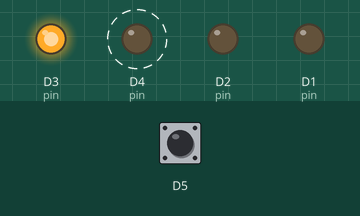
This program was run on a simulated ESP8266 (NodeMCU). Shown: output pins drawn as LEDs (lit = HIGH). Dashed ring = blinking. The test bench sets the inputs (shaded band); at power-on: D5 HIGH.

Above: at 1.2 s.
1.3 s: D5 pulled LOW for 0.15 s
At 2.8 s:
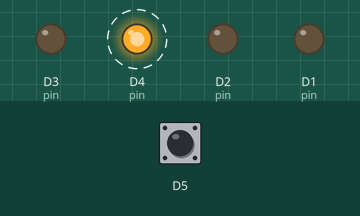
4.4 s: D5 pulled LOW for 1 s
At 8.3 s:
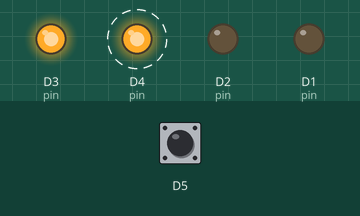
8.4 s: D5 pulled LOW for 0.15 s
At 11.4 s:
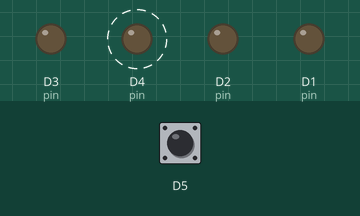
11.5 s: D5 pulled LOW for 3.2 s
Timing chart, 0 to 27.7 s (numbered marks = the images above; inputs shaded):
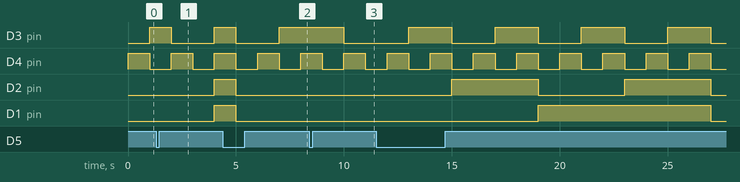

The program:

main.cpp
```cpp
/*
  Interrupt-Driven Binary Counter
  Author: Seyed Sobhan Hosseini
  Date: Wednesday, July 19, 2023, 10:18:23 AM
*/

#include <Arduino.h>

int counter = 0;
int pin;
bool state = false;
void IRAM_ATTR PUSH();

void setup(){
  Serial.begin(115200);
  pinMode(D1, OUTPUT);
  pinMode(D2, OUTPUT);
  pinMode(D3, OUTPUT);
  pinMode(D4, OUTPUT);
  pinMode(D5, INPUT_PULLUP);
  attachInterrupt(digitalPinToInterrupt(14), PUSH, FALLING);
}

void loop(){
    if(state == true){
   counter = counter - 1;
  }else{
    counter = counter + 1;
  }
    for (int i = 3; i >= 0; i--) {
        if(i == 3){
          pin = D1;
        }else if(i == 2){
          pin = D2;
        }else if(i == 1){
          pin = D3;
        }else{
          pin = D4;
        }
        int k = counter >> i;
        if (k & 1)
            digitalWrite(pin, HIGH);
        else
            digitalWrite(pin, LOW);
    }
    delay(1000);
}

void PUSH(){
  state = !state;
}
```

Measured:
- after the input at 1.3 s, D3 (pin): HIGH → LOW after 0.70 s instead of 1.7 s; D2 (pin): LOW → HIGH after 2.7 s instead of 1.7 s; D1 (pin): LOW → HIGH after 2.7 s
- after the input at 4.4 s, D2 (pin): HIGH → LOW after 0.60 s instead of 3.6 s; D1 (pin): HIGH → LOW after 0.60 s
- after the input at 8.4 s, D2 (pin): stays LOW (without the input it goes to HIGH after 0.60 s)
- by itself, D4 (pin): alternates HIGH for 1.0 s and LOW for 1.0 s
